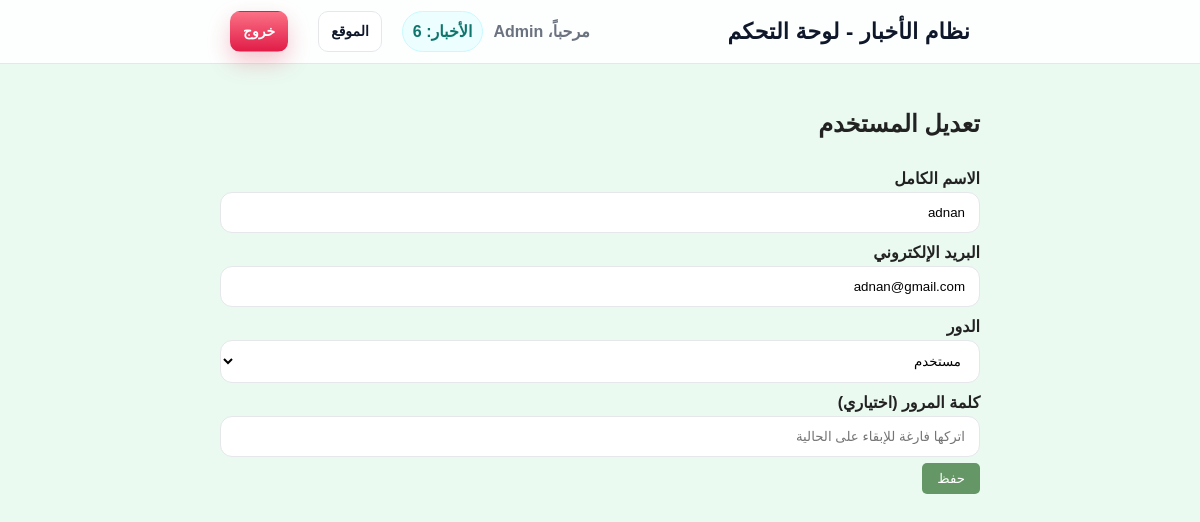
Screenshot of /admin-cp/edit_user.php?id=25 (signed in) with the database file from the repository.
### tables this page shows
CREATE TABLE `users` (
  `id` int(11) NOT NULL,
  `name` varchar(150) NOT NULL,
  `email` varchar(200) NOT NULL,
  `password` varchar(255) NOT NULL,
  `role` enum('admin','user') DEFAULT 'user',
  `created_at` timestamp NOT NULL DEFAULT current_timestamp()
);

### admin-cp/edit_user.php (the view, shortened to what this page needs)
<?php
include('../config/config.php');
$id = intval($_GET['id'] ?? 0);
$res = mysqli_query($conn, "SELECT id, name, email, role, password FROM users WHERE id = $id LIMIT 1");
$user = $res ? mysqli_fetch_assoc($res) : null;
include('../includes/admin_header.php');
?>
<h2>تعديل المستخدم</h2>
<form method="post" action="edit_user.php?id=<?php echo (int)$user['id']; ?>">
    <label>
        الاسم الكامل
        <input type="text" name="name" required
               value="<?php echo htmlspecialchars($user['name'], ENT_QUOTES, 'UTF-8'); ?>">
    </label>
    <label>
        البريد الإلكتروني
        <input type="email" name="email" required
               value="<?php echo htmlspecialchars($user['email'], ENT_QUOTES, 'UTF-8'); ?>">
    </label>
    <label>
        الدور
        <select name="role" required>
            <option value="user"  <?php if ($user['role'] === 'user')  echo 'selected'; ?>>مستخدم</option>
        </select>
    </label>
    <label>
        كلمة المرور (اختياري)
        <input type="password" name="password" placeholder="اتركها فارغة للإبقاء على الحالية">
    </label>
    <button type="submit">حفظ</button>
</form>
<?php
include('../includes/footer.php');
?>

### assets/css/style.css (style rules this page uses)
:root { --bg:#f7f7fb; --surface:#ffffff; --text:#0f172a; --muted:#64748b; --primary:#059669; --primary-600:#10b981; --accent:#f59e0b; --danger:#dc2626; --ring:rgba(16,185,129,.25); --shadow:0 10px 30px rgba(0,0,0,.07); --radius:14px; --header-h:64px; --container:1100px; }
* { box-sizing: border-box; }
html, body { height:100%; }
body { margin:0; font-family:"Comic Sans MS", "Segoe UI", "Noto Kufi Arabic", sans-serif; background: radial-gradient(1200px 600px at 120% -100%, rgba(16,185,129,.05), transparent 55%), radial-gradient(900px 480px at -20% 120%, rgba(2,132,199,.045), transparent 55%), var(--bg); color:var(--text); direction: rtl; line-height:1.7; }
label, .form-label { font-weight:700; margin-bottom:6px; display:block; }
.form-control, input[type="text"], input[type="email"], input[type="password"], input[type="tel"], input[type="search"], textarea, select { width:100%; padding:12px 14px; border-radius:12px; border:1px solid #e5e7eb; background:#fff; outline:0; transition:border-color .2s, box-shadow .2s; }
body { background-color:#eafaf1; color:#222; font-family: Arial, sans-serif; }
button { background-color:#659665; color:white; border:none; padding:8px 15px; border-radius:5px; cursor:pointer; }

### rows the page displays
users: name "adnan", email "adnan@gmail.com", role "مستخدم"

### other values shown
$adminName "Admin"
$newsCount "6"
